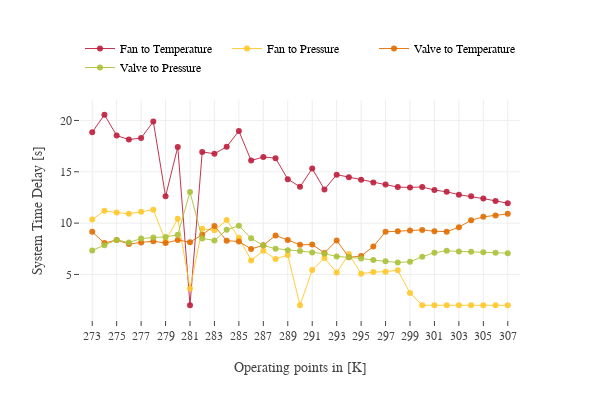

Notebook source saved alongside this figure:
### Code cell
# Make a Scatter Plot of the Time Delays

trace1 = Scatter(x = T, y = L1,
                 name ='Fan to Temperature',
                 mode = 'lines+markers', 
                 line = dict(
                     color = TUBScolorscale[0],
                     width = 1
                     #dash = 'dash'
                 ))
trace2 = Scatter(x = T, y = L2, 
                 name ='Fan to Pressure',
                 mode = 'lines+markers',
                 line = dict(
                     color = TUBScolorscale[1],
                     width = 1
                     #dash = 'dash'
                 ))
trace3 = Scatter(x = T, y = L3, 
                 name ='Valve to Temperature', 
                 mode = 'lines+markers', 
                 line = dict(
                     color = TUBScolorscale[2],
                     width = 1
                     #dash = 'dash'
                 ))
trace4 = Scatter(x = T, y = L4,
                 name ='Valve to Pressure',
                 mode = 'lines+markers', line = dict(
                     color = TUBScolorscale[3],
                     width = 1
                     #dash = 'dash'
                 ))

fig = dict(data=[trace1, trace2, trace3, trace4], layout=layout3)
iplot(fig)

### Figure 1 — Plotly figure (JSON) as saved in the notebook; plotly's stock layout.template omitted (floating-point values rounded to 4 significant figures)
{"data": [{"line": {"color": "rgba(190,30,60,0.9)", "width": 1}, "mode": "lines+markers", "name": "Fan to Temperature", "type": "scatter", "x": [273, 274, 275, 276, 277, 278, 279, 280, 281, 282, 283, 284, 285, 286, 287, 288, 289, 290, 291, 292, 293, 294, 295, 296, 297, 298, 299, 300, 301, 302, 303, 304, 305, 306, 307], "y": [18.85, 20.56, 18.53, 18.13, 18.29, 19.89, 12.61, 17.42, 2, 16.93, 16.76, 17.43, 18.98, 16.09, 16.44, 16.33, 14.28, 13.54, 15.31, 13.28, 14.72, 14.48, 14.22, 13.96, 13.76, 13.51, 13.48, 13.52, 13.22, 13.05, 12.77, 12.61, 12.39, 12.16, 11.94]}, {"line": {"color": "rgba(255,200,42,0.9)", "width": 1}, "mode": "lines+markers", "name": "Fan to Pressure", "type": "scatter", "x": [273, 274, 275, 276, 277, 278, 279, 280, 281, 282, 283, 284, 285, 286, 287, 288, 289, 290, 291, 292, 293, 294, 295, 296, 297, 298, 299, 300, 301, 302, 303, 304, 305, 306, 307], "y": [10.35, 11.2, 11.02, 10.91, 11.1, 11.31, 8.249, 10.44, 3.635, 9.445, 9.294, 10.29, 8.578, 6.369, 7.298, 6.514, 6.89, 2, 5.421, 6.598, 5.178, 6.993, 5.077, 5.235, 5.267, 5.413, 3.182, 2, 2, 2, 2, 2, 2, 2, 2]}, {"line": {"color": "rgba(225,109,0,0.9)", "width": 1}, "mode": "lines+markers", "name": "Valve to Temperature", "type": "scatter", "x": [273, 274, 275, 276, 277, 278, 279, 280, 281, 282, 283, 284, 285, 286, 287, 288, 289, 290, 291, 292, 293, 294, 295, 296, 297, 298, 299, 300, 301, 302, 303, 304, 305, 306, 307], "y": [9.148, 8.053, 8.361, 7.958, 8.121, 8.239, 8.052, 8.36, 8.136, 8.878, 9.73, 8.288, 8.212, 7.482, 7.842, 8.792, 8.364, 7.884, 7.917, 7.092, 8.308, 6.675, 6.792, 7.729, 9.15, 9.209, 9.274, 9.337, 9.211, 9.169, 9.597, 10.28, 10.61, 10.74, 10.9]}, {"line": {"color": "rgba(172,193,58,0.9)", "width": 1}, "mode": "lines+markers", "name": "Valve to Pressure", "type": "scatter", "x": [273, 274, 275, 276, 277, 278, 279, 280, 281, 282, 283, 284, 285, 286, 287, 288, 289, 290, 291, 292, 293, 294, 295, 296, 297, 298, 299, 300, 301, 302, 303, 304, 305, 306, 307], "y": [7.342, 7.849, 8.368, 8.112, 8.497, 8.596, 8.652, 8.863, 13.03, 8.504, 8.312, 9.351, 9.745, 8.515, 7.818, 7.513, 7.363, 7.282, 7.144, 7.02, 6.76, 6.689, 6.56, 6.4, 6.285, 6.165, 6.234, 6.724, 7.121, 7.303, 7.244, 7.218, 7.167, 7.113, 7.067]}], "layout": {"autosize": false, "font": {"family": "Nexus", "size": 12}, "height": 400, "legend": {"font": {"color": "#000", "family": "Nexus", "size": 12}, "orientation": "h", "traceorder": "normal", "x": 0, "y": 1.3}, "width": 600, "xaxis": {"autotick": false, "dtick": 2, "range": [272, 308], "showgrid": true, "tick0": 273, "ticks": "outside", "title": "Operating points in [K]", "zeroline": false}, "yaxis": {"autotick": true, "showgrid": true, "ticks": "outside", "title": "System Time Delay [s]", "zeroline": false}}}
